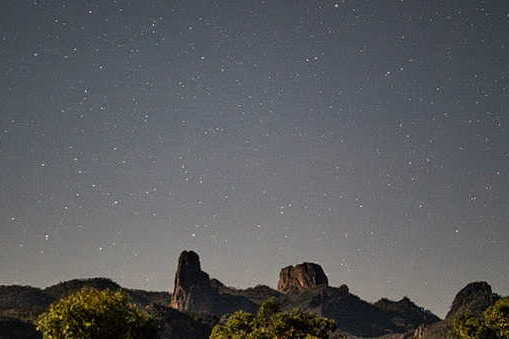
#> input picture samples/img1.jpg, 509 x 339 px
$ python -i helper.py   (imports and definitions only)
#> lines starting #> are read from the running program, lines starting #| are printed output that depends on the picture
import warnings
# [1 line not run here, left out]
import cv2
import numpy as np
import matplotlib.pyplot as plt
# %matplotlib inline
import os
from random import random
import time
import scipy as sp
import scipy.sparse.linalg
from typing import List, Tuple
def get_image(img_path: str, mask: bool=False, scale: bool=True) -> np.array:
    """
    Gets image in appriopiate format

    Parameters:
    img_path (str): Image path
    mask (bool): True if read mask image
    scale (bool): True if read and scale image to 0-1

    Returns:
    np.array: Image in numpy array
    """
#> called with img_path = 'samples/img1.jpg', mask = False, scale = True
    if mask:
        img = cv2.imread(img_path, cv2.IMREAD_GRAYSCALE)
        _, binary_mask = cv2.threshold(img, 127, 255, cv2.THRESH_BINARY)
        return np.where(binary_mask == 255, 1, 0)

    if scale:
        return cv2.cvtColor(cv2.imread(img_path), cv2.COLOR_BGR2RGB).astype('double') / 255.0
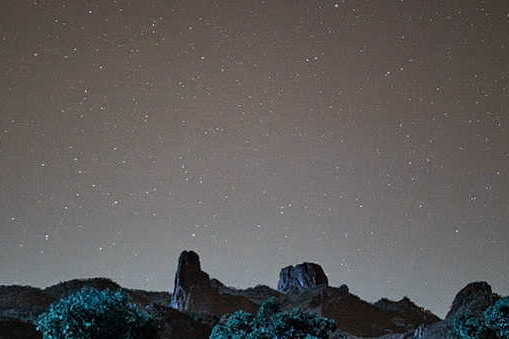
#> returned value: shape (339, 509, 3) float64; mean of channels 0, 1, 2 0.351, 0.357, 0.367; drawn as B, G, R

    return cv2.cvtColor(cv2.imread(img_path), cv2.COLOR_BGR2RGB)


def show_images(
    imgs: List[np.array], titles: List[str], figsize: Tuple[int]=(15, 10)
) -> None:
    """
    Show images with tites

    Parameters:
    imgs (List): List of images
    titles (List): List of titles
    figsize (Tuple): Figure size
    """
    idx = 1
    fig = plt.figure(figsize=figsize)

    for img, title in zip(imgs, titles):
        ax = fig.add_subplot(1, len(imgs), idx)
        ax.imshow(img)
        ax.set_xticks([])
        ax.set_yticks([])
        ax.set_xlabel(title)
        idx += 1
    plt.show()
def neighbours(i: int, j: int, max_i: int, max_j: int) -> List[Tuple[int, int]]:
    """
    Returns 4-connected neighbours for given pixel point.
    :param i: i-th index position
    :param j: j-th index position
    :param max_i: max possible i-th index position
    :param max_j: max possible j-th index position
    """
    pairs = []

    for n in [-1, 1]:
        if 0 <= i+n <= max_i:
            pairs.append((i+n, j))
        if 0 <= j+n <= max_j:
            pairs.append((i, j+n))

    return pairs

>>> result = get_image('samples/img1.jpg')

$ run again, on samples/img10.jpg
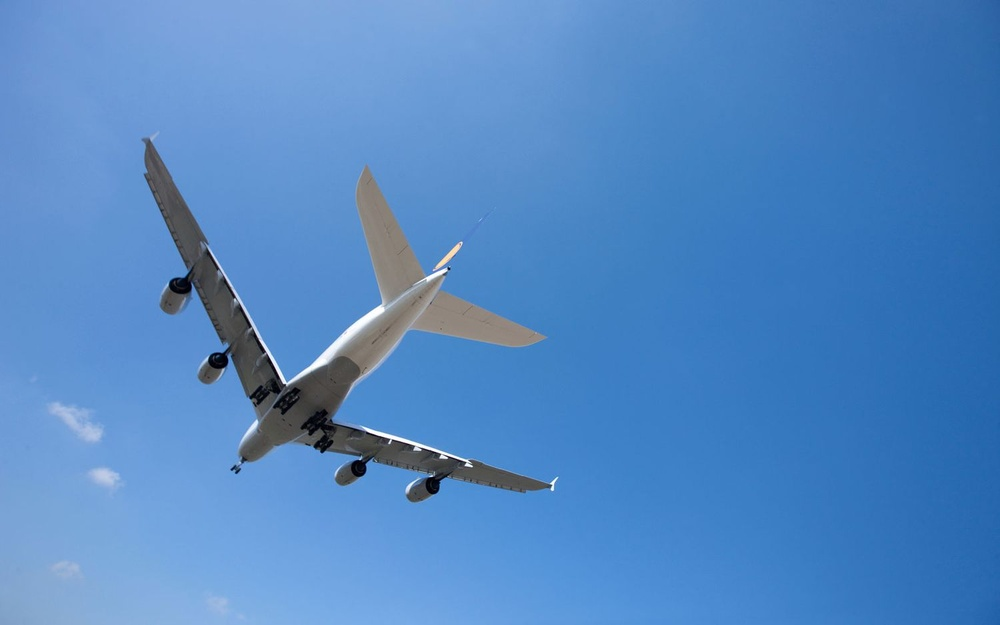
#> input picture samples/img10.jpg, 1000 x 625 px, shrunk from 1500 x 938 before the run
#> in get_image, `return cv2.cvtColor(cv2.imread(img_path), cv2.COLOR_BGR2RGB).astype('d..`:
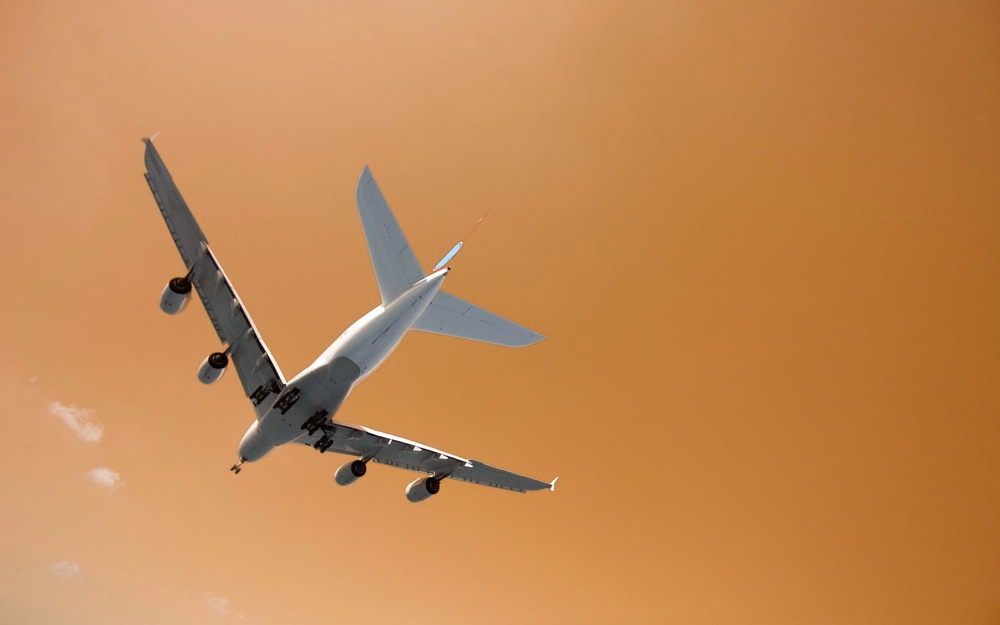
#> returned value: shape (625, 1000, 3) float64; mean of channels 0, 1, 2 0.326, 0.534, 0.77; drawn as B, G, R

$ run again, on samples/img11.jpg
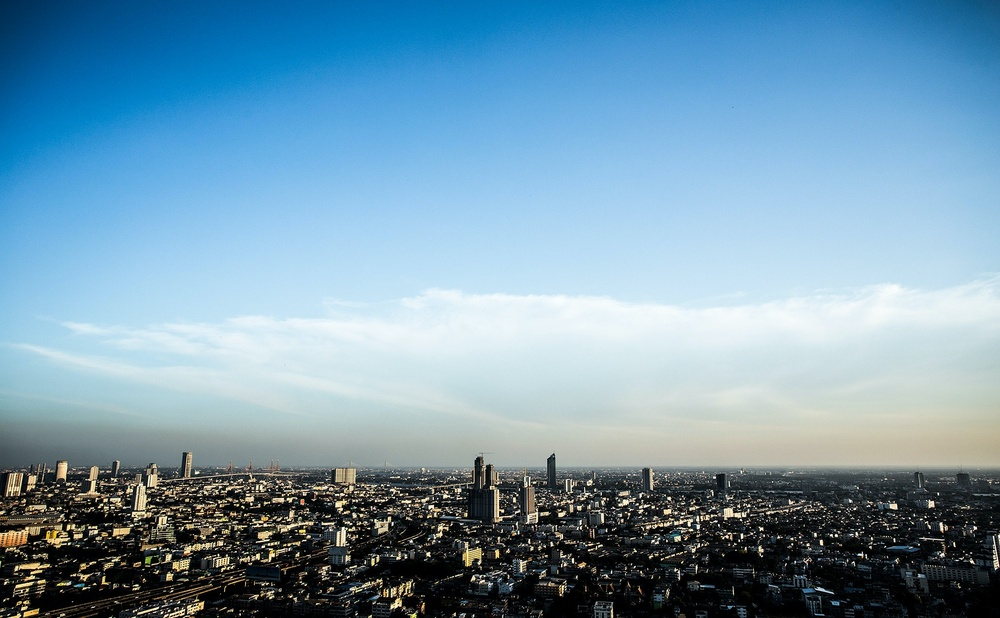
#> input picture samples/img11.jpg, 1000 x 618 px, shrunk from 2048 x 1265 before the run
#> in get_image, `return cv2.cvtColor(cv2.imread(img_path), cv2.COLOR_BGR2RGB).astype('d..`:
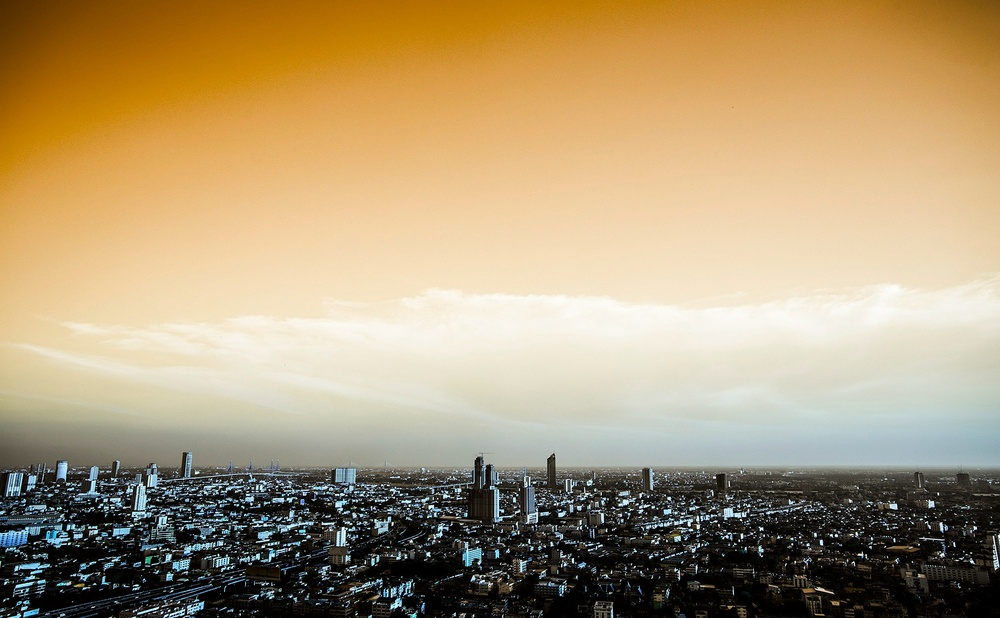
#> returned value: shape (618, 1000, 3) float64; mean of channels 0, 1, 2 0.461, 0.603, 0.686; drawn as B, G, R
